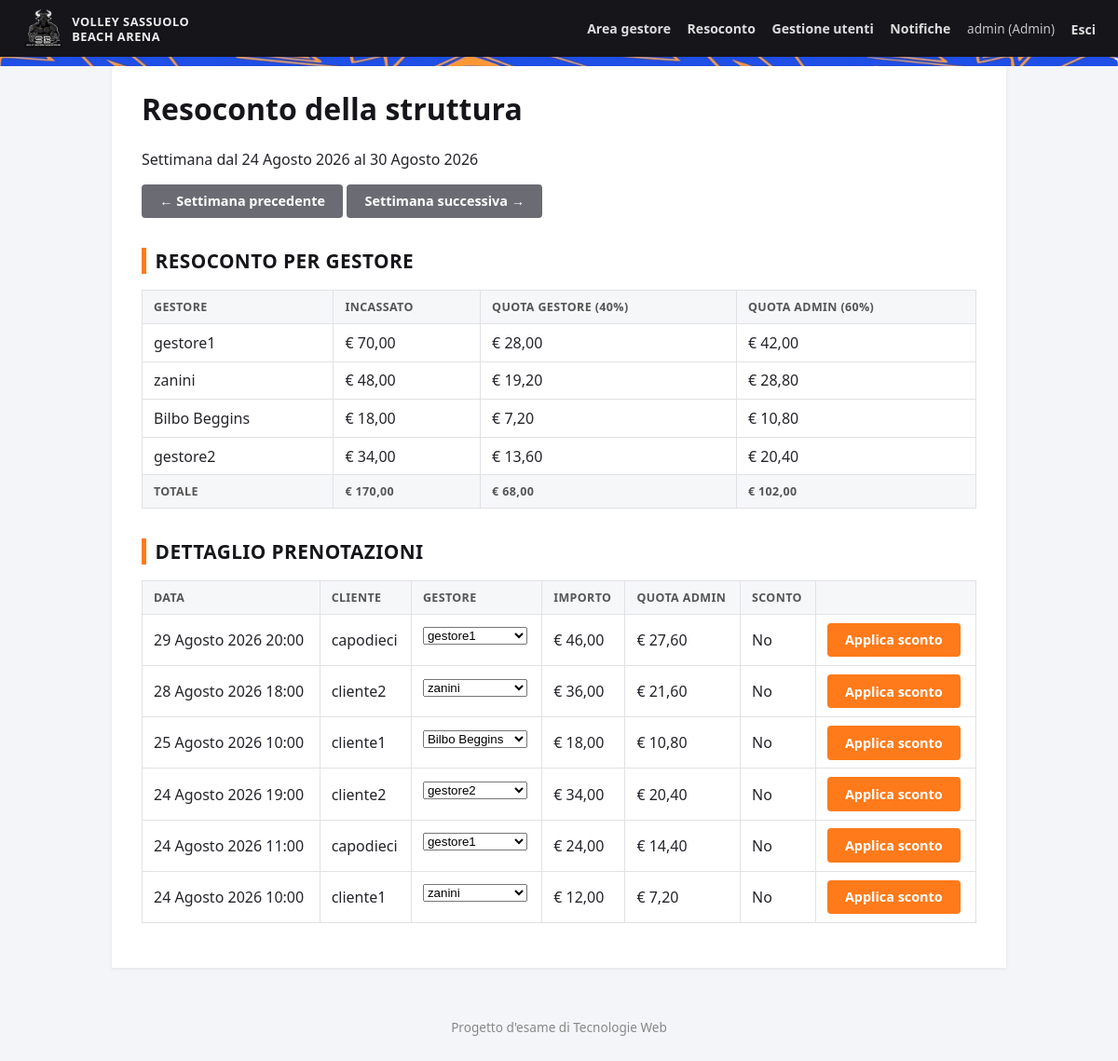
Before: /prenotazioni/economia/?inizio=2026-08-24 (signed in) with the older database file.
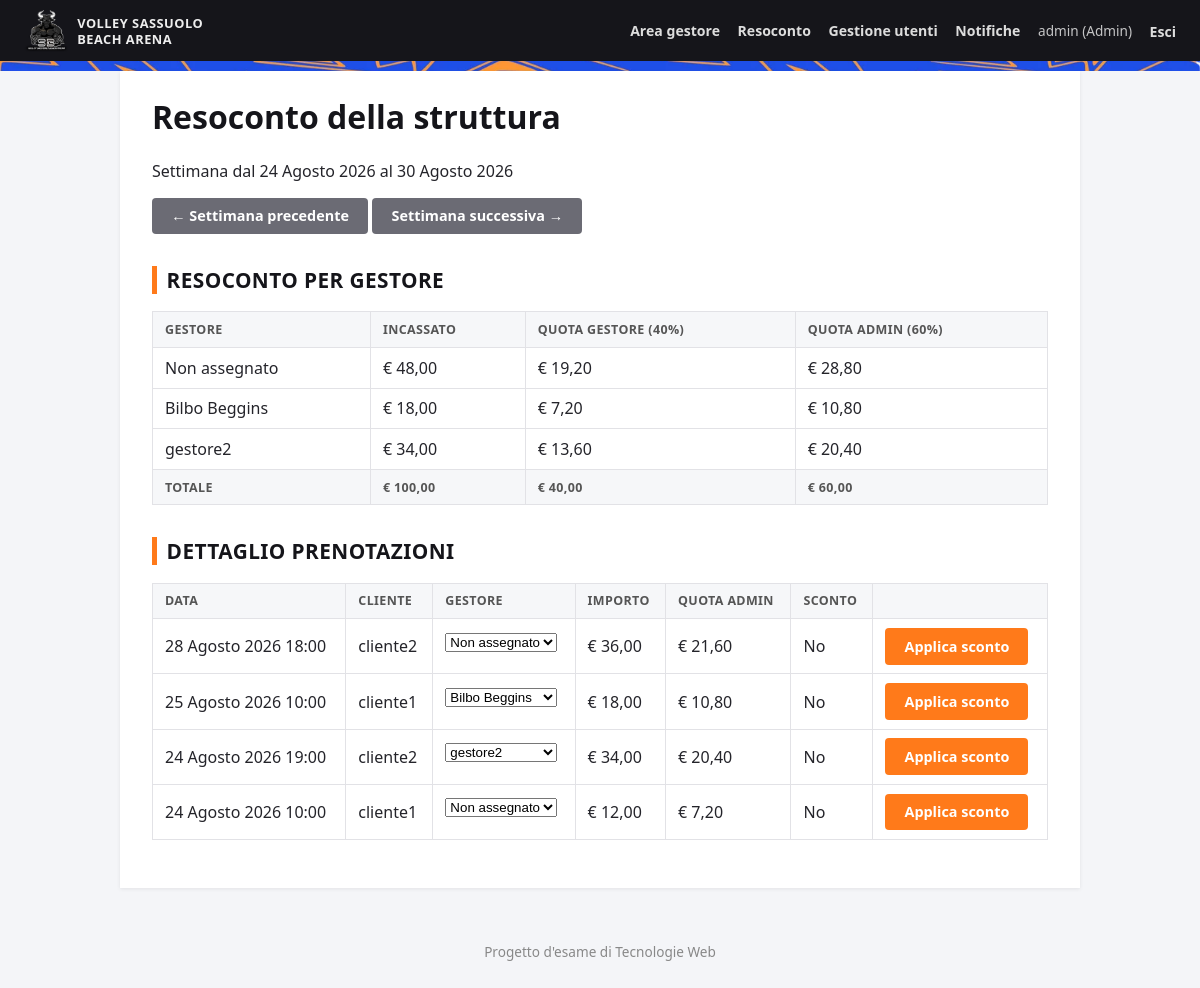
After: the same page with the newer database file.
### accounts/models.py (models this page shows, shortened)
class User(AbstractUser):
    username = models.CharField(
        _('username'),
        max_length=USERNAME_MASSIMO_CARATTERI,
        unique=True,
        help_text=f'Obbligatorio. Massimo {USERNAME_MASSIMO_CARATTERI} caratteri. Solo lettere, cifre e @/./+/-/_ .',
        validators=[UnicodeUsernameValidator()],
        error_messages={'unique': 'Esiste già un utente con questo nome utente.'},
    )
    first_name = models.CharField(_('first name'), max_length=NOME_MASSIMO_CARATTERI, blank=True)
    last_name = models.CharField(_('last name'), max_length=NOME_MASSIMO_CARATTERI, blank=True)
    class Ruolo(models.TextChoices):
        CLIENTE = 'cliente', 'Cliente'
        GESTORE = 'gestore', 'Gestore'
        ADMIN = 'admin', 'Admin'
    role = models.CharField(max_length=10, choices=Ruolo.choices, default=Ruolo.CLIENTE)
    @property
    def is_cliente(self):
        return self.role == self.Ruolo.CLIENTE
    @property
    def is_admin_struttura(self):
        return self.role == self.Ruolo.ADMIN
    @property
    def is_gestore_or_admin(self):
        return self.role in (self.Ruolo.GESTORE, self.Ruolo.ADMIN)
    def __str__(self):
        return self.get_full_name() or self.username

### prenotazioni/models.py (models this page shows, shortened)
class Prenotazione(models.Model):
    class Stato(models.TextChoices):
        CONFERMATA = 'confermata', 'Confermata'
        CANCELLATA = 'cancellata', 'Cancellata'
    utente = models.ForeignKey('accounts.User', on_delete=models.CASCADE, related_name='prenotazioni')
    gestore = models.ForeignKey(
        'accounts.User', on_delete=models.SET_NULL, null=True, blank=True,
        related_name='prenotazioni_gestite',
    )
    data = models.DateField()
    ora_inizio = models.TimeField()
    ora_fine = models.TimeField()
    spogliatoio = models.BooleanField(default=False)
    numero_partecipanti = models.PositiveIntegerField(
        default=1, validators=[MinValueValidator(1), MaxValueValidator(PARTECIPANTI_MASSIMO)],
    )
    stato = models.CharField(max_length=12, choices=Stato.choices, default=Stato.CONFERMATA)
    prezzo_listino = models.DecimalField(max_digits=7, decimal_places=2)
    prezzo_finale = models.DecimalField(max_digits=7, decimal_places=2, null=True, blank=True)
    creato_il = models.DateTimeField(auto_now_add=True)
    cancellata_il = models.DateTimeField(null=True, blank=True)
    class Meta:
        ordering = ['-data', '-ora_inizio']
    @property
    def importo_dovuto(self):
        return self.prezzo_finale if self.prezzo_finale is not None else self.prezzo_listino
    @property
    def ha_sconto(self):
        return self.prezzo_finale is not None and self.prezzo_finale != self.prezzo_listino
    @property
    def quota_admin(self):
        return (self.importo_dovuto * QUOTA_ADMIN).quantize(Decimal('0.01'))
    @property
    def quota_gestore(self):
        return self.importo_dovuto - self.quota_admin

### prenotazioni/views.py (the view)
# urls.py: path('economia/', views.economia, name='economia'),
@admin_required
def economia(request):
    oggi = timezone.localdate()
    inizio_param = request.GET.get('inizio')
    if inizio_param:
        try:
            inizio = datetime.date.fromisoformat(inizio_param)
        except ValueError:
            inizio = oggi
    else:
        inizio = oggi
    inizio = inizio - datetime.timedelta(days=inizio.weekday())
    fine = inizio + datetime.timedelta(days=6)
    prenotazioni = Prenotazione.objects.filter(
        data__gte=inizio, data__lte=fine, stato=Prenotazione.Stato.CONFERMATA,
    ).select_related('utente', 'gestore')
    per_gestore = {}
    totale_incassato = Decimal('0')
    totale_admin = Decimal('0')
    for p in prenotazioni:
        nome = str(p.gestore) if p.gestore else 'Non assegnato'
        riga = per_gestore.setdefault(nome, {'incassato': Decimal('0'), 'quota_gestore': Decimal('0'), 'quota_admin': Decimal('0')})
        riga['incassato'] += p.importo_dovuto
        riga['quota_gestore'] += p.quota_gestore
        riga['quota_admin'] += p.quota_admin
        totale_incassato += p.importo_dovuto
        totale_admin += p.quota_admin
    return render(request, 'prenotazioni/economia.html', {
        'inizio': inizio, 'fine': fine, 'prenotazioni': prenotazioni,
        'per_gestore': per_gestore, 'totale_incassato': totale_incassato,
        'totale_admin': totale_admin, 'totale_gestori': totale_incassato - totale_admin,
        'settimana_prec': inizio - datetime.timedelta(days=7),
        'settimana_succ': inizio + datetime.timedelta(days=7),
        'gestori': User.objects.filter(role=User.Ruolo.GESTORE).order_by('username'),
    })

### accounts/permissions.py (called while the page is built)
def _is_admin(user):
    return user.is_authenticated and user.is_admin_struttura

### prenotazioni/context_processors.py (called while the page is built)
def notifiche(request):
    user = getattr(request, 'user', None)
    if not user or not user.is_authenticated:
        return {}
    return {'notifiche_non_lette': user.notifiche.filter(letta=False).count()}

### templates/prenotazioni/economia.html (shortened to what this page needs)
{% extends "base.html" %}
{% block content %}
<h1>Resoconto della struttura</h1>
<p>Settimana dal {{ inizio }} al {{ fine }}</p>
<p>
    <a class="btn btn-secondary" href="?inizio={{ settimana_prec|date:'Y-m-d' }}">&larr; Settimana precedente</a>
    <a class="btn btn-secondary" href="?inizio={{ settimana_succ|date:'Y-m-d' }}">Settimana successiva &rarr;</a>
</p>
<h2>Resoconto per gestore</h2>
{% if per_gestore %}
    <table>
        <thead><tr><th>Gestore</th><th>Incassato</th><th>Quota gestore (40%)</th><th>Quota admin (60%)</th></tr></thead>
        <tbody>
        {% for nome, dati in per_gestore.items %}
            <tr>
                <td>{{ nome }}</td>
                <td>€ {{ dati.incassato }}</td>
                <td>€ {{ dati.quota_gestore }}</td>
                <td>€ {{ dati.quota_admin }}</td>
            </tr>
        {% endfor %}
        </tbody>
        <tfoot>
            <tr>
                <th>Totale</th>
                <th>€ {{ totale_incassato }}</th>
                <th>€ {{ totale_gestori }}</th>
                <th>€ {{ totale_admin }}</th>
            </tr>
        </tfoot>
    </table>
{% else %}
    <p>Nessuna prenotazione confermata in questa settimana.</p>
{% endif %}
<h2>Dettaglio prenotazioni</h2>
{% if prenotazioni %}
    <table>
        <thead><tr><th>Data</th><th>Cliente</th><th>Gestore</th><th>Importo</th><th>Quota admin</th><th>Sconto</th><th></th></tr></thead>
        <tbody>
        {% for p in prenotazioni %}
            <tr>
                <td>{{ p.data }} {{ p.ora_inizio|time:"H:i" }}</td>
                <td>{{ p.utente }}</td>
                <td>
                    <form method="post" action="{% url 'prenotazioni:riassegna_gestore' p.pk %}" class="inline-form-row">
                        <select name="gestore_id" onchange="this.form.requestSubmit()">
                            <option value="" {% if not p.gestore %}selected{% endif %}>Non assegnato</option>
                            {% for g in gestori %}
                                <option value="{{ g.pk }}" {% if p.gestore_id == g.pk %}selected{% endif %}>{{ g }}</option>
                            {% endfor %}
                        </select>
                    </form>
                </td>
                <td>€ {{ p.importo_dovuto }}</td>
                <td>€ {{ p.quota_admin }}</td>
                <td>{% if p.ha_sconto %}Sì (listino € {{ p.prezzo_listino }}){% else %}No{% endif %}</td>
                <td><a class="btn" href="{% url 'prenotazioni:applica_sconto' p.pk %}">Applica sconto</a></td>
            </tr>
        {% endfor %}
        </tbody>
    </table>
{% else %}
    <p>Nessuna prenotazione in questa settimana.</p>
{% endif %}
{% endblock %}

Changed rows visible on the page:
no longer on this page (row unchanged): User: per_gestore "gestore1"
removed User: per_gestore "zanini"
removed Prenotazione: data "29 Agosto 2026", ora_inizio "20:00", utente "capodieci", gestore_id "gestore1", importo_dovuto "46,00", quota_admin "27,60", shows "No"
removed Prenotazione: data "24 Agosto 2026", ora_inizio "11:00", utente "capodieci", gestore_id "gestore1", importo_dovuto "24,00", quota_admin "14,40", shows "No"
changed Prenotazione "28 Agosto 2026": gestore_id "zanini" → "Non assegnato"
changed Prenotazione (number 4 of 4 on the later page): gestore_id "zanini" → "Non assegnato"
Other visible differences:
{{ totale_incassato }}: "170,00" → "100,00"
{{ totale_gestori }}: "68,00" → "40,00"
{{ totale_admin }}: "102,00" → "60,00"
new list line: "Non assegnato € 48,00 € 19,20 € 28,80"
list line gone: "€ 70,00 € 28,00 € 42,00"
list line gone: "€ 48,00 € 19,20 € 28,80"
